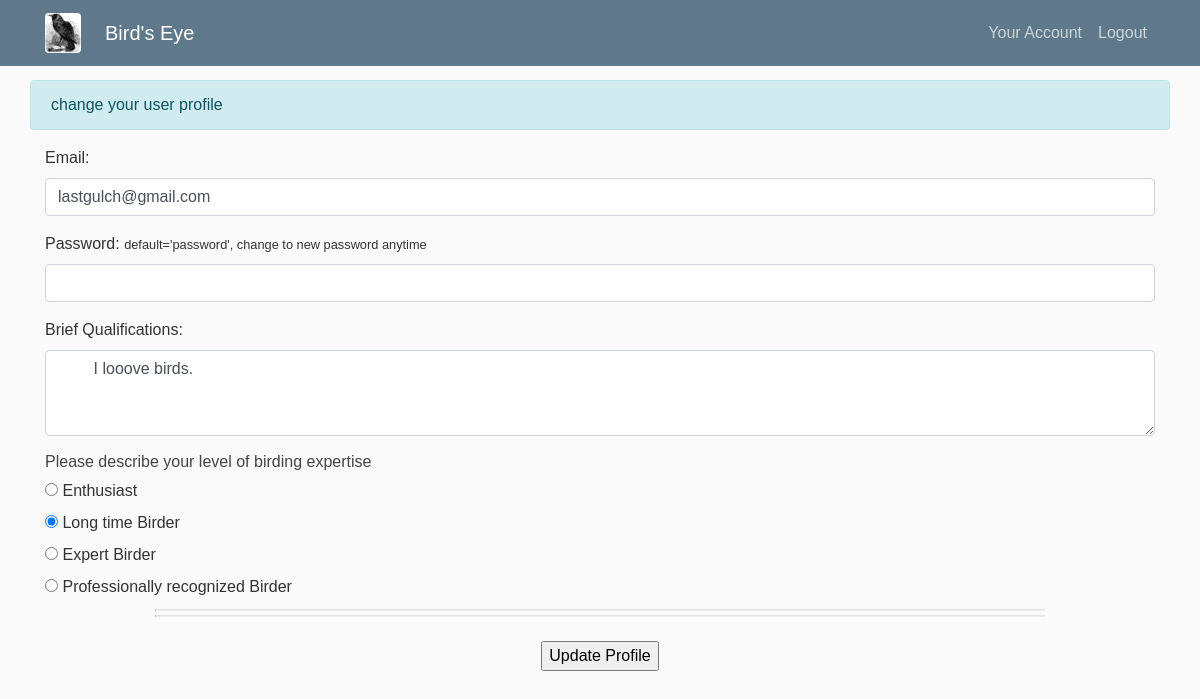
Before: /user/1/edit (signed in) with the older database file.
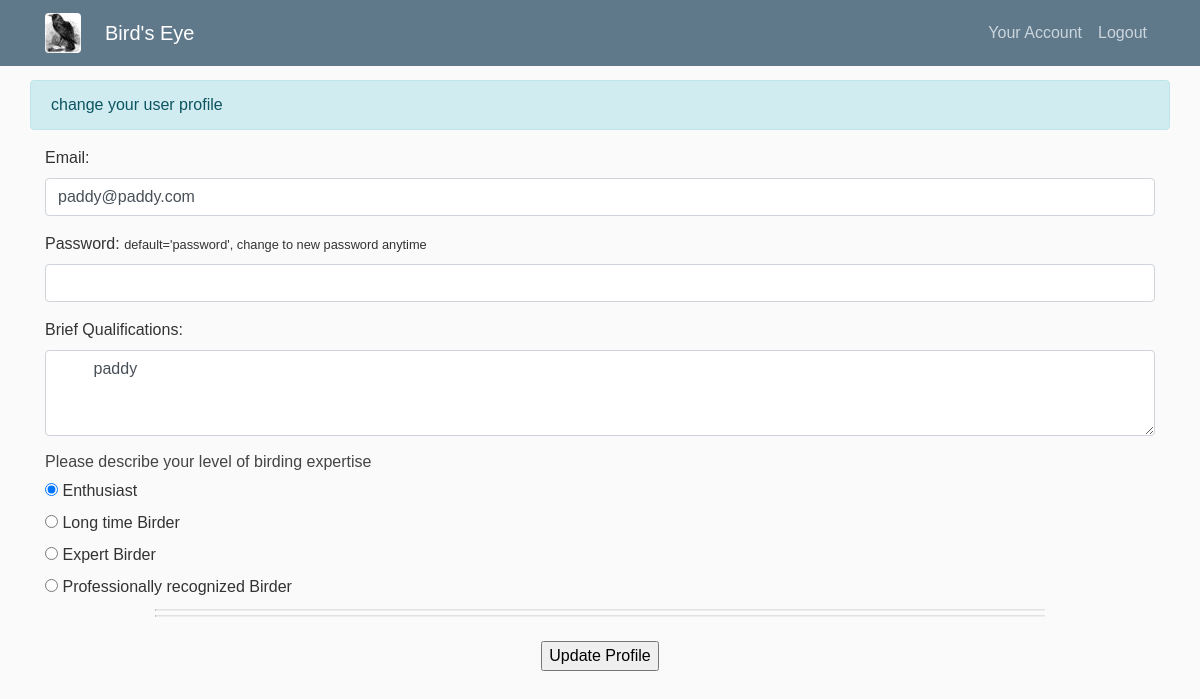
After: the same page with the newer database file.
### classifier/models.py (models this page shows, shortened)
class User(db.Model, UserMixin):
    id = db.Column(db.Integer, primary_key=True)
    email = db.Column(db.String(100), nullable=False, unique=True)
    qualifications = db.Column(db.String(1000), nullable=False)
    expertise = db.Column(db.String(2), nullable=False, default=0)
    date_created = db.Column(db.DateTime, default=datetime.utcnow)
    password = db.Column(db.String(100), )
    images = db.relationship("Image", secondary="classifications", lazy='subquery',
                             backref=db.backref("users", lazy=True))

### classifier/users/routes.py (the view)
@users.route("/user/<int:id>/edit", methods=['POST', 'GET'])
@login_required
def edit_user(id):
    form = RegistrationFormEdit()
    user = User.query.filter(User.id == id).first()
    if form.validate_on_submit():
        current_user.email = form.email.data
        current_user.expertise = form.expertise.data
        current_user.qualifications = form.qualifications.data
        if form.password.data.strip() == "":
            current_user.password = bcrypt.generate_password_hash("password")
        else:
            current_user.password = form.password.data
        db.session.commit()
        flash('Your account has been updated!', 'success')
        return redirect(url_for('users.user_page', id=current_user.id))
    elif request.method == "GET":
        flash("change your user profile","info")
        form.email = current_user.email
        form.qualifications = current_user.qualifications
        default_ex = current_user.expertise
        form.expertise.default = default_ex
        form.process()
    data = {
        "title":"update your profile",
        "user":user}
    return render_template("user_edit.html", form=form, data=data)

### classifier/users/forms.py
class RegistrationFormEdit(FlaskForm):
    email = EmailField("Email", validators=[Email(), DataRequired()])
    qualifications = TextAreaField("Please briefly detail your qualifcations as a bird identifier?",
                                   validators=[DataRequired()])
    password = PasswordField("Password", validators=[])
    expertise = RadioField("What is Your Level of Expertise",
                           choices=[("1","Enthusiast"), ("2","Long time Birder"), ("3","Expert Birder"),
                                    ("4","Professionally recognized Birder")], validators=[DataRequired()])
    submit = SubmitField("Register")

### classifier/models.py (called while the page is built)
@login_manager.user_loader
def load_user(user_id):
    return User.query.get(int(user_id))

### classifier/templates/user_edit.html (shortened to what this page needs)
{% extends "base-template.html" %}
{% block main_content %}
<div class="container">
  <form action="#" method="POST">
    <div class="form-group">
      <div><label class="form-control-label" for="user_email">Email:</label></div>
      <input class="form-control, form-control" id="user_email" name="email" type="email" value="{{ form.email }}">
    </div>
    <div class="form-group">
      <div><label class="form-control-label" for="user_pass">Password: <small>default='password',  change to new password anytime</small></label></div>
      <input class="form-control, form-control" id="user_pass" name="password" type="password">
    </div>
    <div class="form-group">
      <div><label class="form-control-label" for="user_qual">Brief Qualifications:</label></div>
      <textarea class="form-control, form-control" id="user_qual" name="qualifications" rows="3">
        {{ form.qualifications }}
      </textarea>
    </div>
    <div>
      <h6>Please describe your level of birding expertise</h6>
    </div>
    <div>
      <div>
        {% for subfield in form.expertise %}
        <div>{{ subfield }} {{ subfield.label }}</div>
        {% endfor %}
        <hr>
      </div>
      <hr>
    </div>
    <div class="text-center mt-4">
      <input  class="" type=submit value="Update Profile">
    </div>
  </form>
</div>
{% endblock %}

Changed rows visible on the page:
changed User: email "lastgulch@gmail.com" → "paddy@paddy.com"; qualifications "I looove birds." → "paddy"
Other visible differences:
form field expertise: "☐ Enthusiast" → "☑ Enthusiast"
form field expertise: "☑ Long time Birder" → "☐ Long time Birder"
